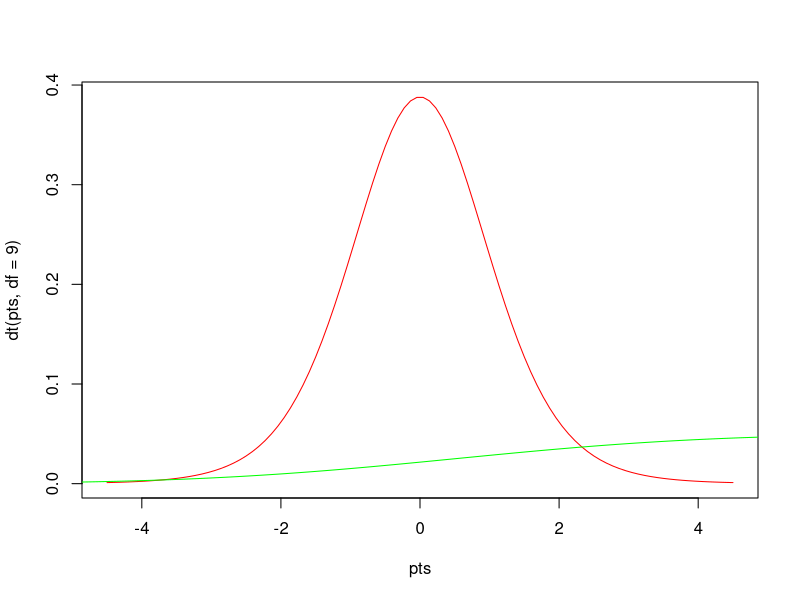

Reproduce this figure in R.
x = c(1, 2, 3, 4, 5, 6, 7, 8, 9, 10, 11, 12, 13, 14, 15, 16, 17, 18, 19, 20)

y = c(21, 22, 23, 24, 25, 26, 27, 28, 29, 30, 31, 32, 33, 34, 35, 36, 37, 38, 39, 40)

pts = seq(-4.5,4.5,length=100)

plot(pts,dt(pts,df=9),col='red',type='l')

lines(density(x), col='green')

lines(density(y), col='blue')

ttest = t.test(x,y)

# Output:

# Welch Two Sample t-test

# data:  x and y
# t = -10.69, df = 38, p-value = 5.168e-13
# alternative hypothesis: true difference in means is not equal to 0
# 95 percent confidence interval:
#  -23.78729 -16.21271
# sample estimates:
# mean of x mean of y 
#      10.5      30.5 
